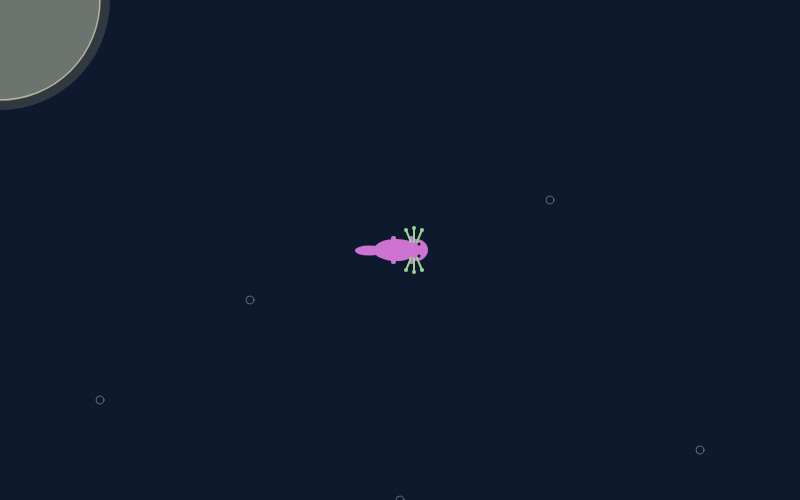
Frame 1 (no input)
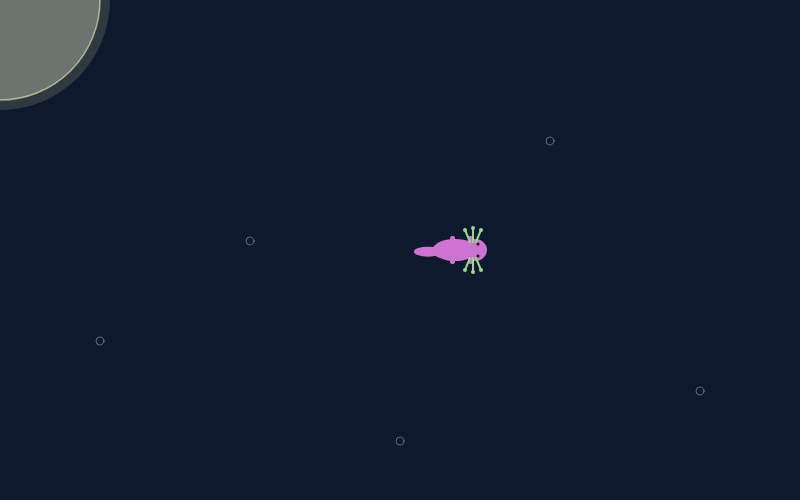
Frame 60 (no input)
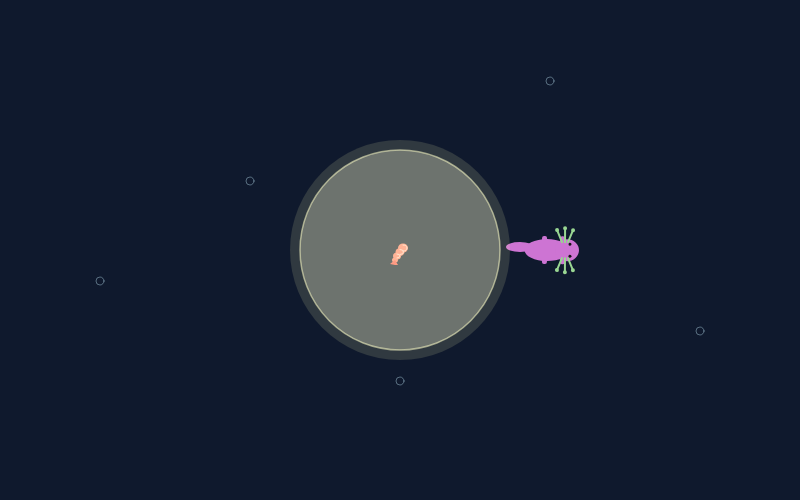
Frame 120 (the mouse pressed at the canvas centre since frame 60)

The p5.js sketch that drew these frames (run headless with seeded random() and noise() and a simulated clock; from frame 60 on, the mouse is pressed at the canvas centre):

// p5.js sketch
// ── sketch.js
let x, y;
let angle = 0;
let speed = 2;

let bodyR, bodyG, bodyB;
let gillR, gillG, gillB;

let lightFrames = 0;
let isOverheated = false;

let starveFrames = 0;
let maxStarveFrames = 1200;
let isDead = false;

let foodX = [];
let foodY = [];
let trailX = [];
let trailY = [];

let bubbleX = [100, 250, 400, 550, 700];
let bubbleY = [400, 300, 500, 200, 450];

let lightR = 100;
let boxR = 70;

function setup() {
  createCanvas(800, 500);
  x = width / 2;
  y = height / 2;
  
  randomizeColor();
}

function draw() {
  background(15, 25, 45);
  
  drawBubbles();
  updateLtoloxa();
  
  if (!isDead) {
    drawTrail();
  }
  
  drawFood();
  
  push();
  translate(x, y);
  rotate(angle);
  if (isDead) {
    drawSkeleton();
  } else {
    drawCreature();
  }
  pop();
  
  drawFlashlight();
}

function randomizeColor() {
  bodyR = floor(random(80, 255));
  bodyG = floor(random(80, 255));
  bodyB = floor(random(80, 255));

  gillR = floor(random(100, 255));
  gillG = floor(random(50, 255));
  gillB = floor(random(100, 255));
}

function drawCreature() {
  let wiggle = sin(frameCount * 0.15) * 4;
  
  let curBodyR = isOverheated ? 255 : bodyR;
  let curBodyG = isOverheated ? 30 : bodyG;
  let curBodyB = isOverheated ? 30 : bodyB;

  let curGillR = isOverheated ? 255 : gillR;
  let curGillG = isOverheated ? 100 : gillG;
  let curGillB = isOverheated ? 0 : gillB;

  drawLeg(-10, -14, curBodyR, curBodyG, curBodyB);
  drawLeg(-10, 6, curBodyR, curBodyG, curBodyB);
  drawLeg(8, -14, curBodyR, curBodyG, curBodyB);
  drawLeg(8, 6, curBodyR, curBodyG, curBodyB);
  
  drawBody(wiggle, curBodyR, curBodyG, curBodyB);
  
  drawFeeler(10, -8, 5, -20, curGillR, curGillG, curGillB);
  drawFeeler(13, -8, 13, -22, curGillR, curGillG, curGillB);
  drawFeeler(16, -8, 21, -20, curGillR, curGillG, curGillB);
  drawFeeler(10, 8, 5, 20, curGillR, curGillG, curGillB);
  drawFeeler(13, 8, 13, 22, curGillR, curGillG, curGillB);
  drawFeeler(16, 8, 21, 20, curGillR, curGillG, curGillB);
  
  drawEyes();
}

function drawSkeleton() {
  let boneColor = color(220, 225, 230);
  let wiggle = sin(frameCount * 0.05) * 2;
  
  stroke(boneColor);
  strokeWeight(2);
  line(-40, 0, 20, 0);
  
  line(10, -6, 10, 6);
  line(0, -8, 0, 8);
  line(-10, -8, -10, 8);
  line(-20, -7, -20, 7);
  line(-30, -5, -30, 5);
  
  line(-40, 0, -55, wiggle);
  line(-55, wiggle, -68, wiggle * 1.5);

  line(8, -5, 12, -13);
  line(8, 5, 12, 13);
  line(-10, -5, -12, -13);
  line(-10, 5, -12, 13);
  
  noFill();
  stroke(boneColor);
  ellipse(15, 0, 22, 18);
  
  fill(15, 25, 45);
  noStroke();
  circle(18, -5, 4);
  circle(18, 5, 4);
  
  stroke(180, 190, 200);
  strokeWeight(1.5);
  line(10, -8, 4, -18);
  line(13, -8, 12, -20);
  line(16, -8, 20, -18);
  line(10, 8, 4, 18);
  line(13, 8, 12, 20);
  line(16, 8, 20, 18);
}

function drawBody(w, r, g, b) {
  noStroke();
  fill(r, g, b);
  ellipse(-5, 0, 45, 22);
  ellipse(15, 0, 24, 22);
  ellipse(-32, w, 28, 10);
}

function drawLeg(lx, ly, r, g, b) {
  noStroke();
  fill(r, g, b);
  rect(lx, ly, 5, 8, 2);
}

function drawFeeler(x1, y1, x2, y2, r, g, b) {
  stroke(r, g, b);
  strokeWeight(2);
  line(x1, y1, x2, y2);
  
  noStroke();
  fill(r, g, b);
  circle(x2, y2, 4);
}

function drawEyes() {
  noStroke();
  fill(20);
  circle(18, -6, 3);
  circle(18, 6, 3);
}

function drawBubbles() {
  noFill();
  stroke(200, 240, 255, 100);
  strokeWeight(1);
  for (let i = 0; i < bubbleX.length; i++) {
    circle(bubbleX[i], bubbleY[i], 8);
    bubbleY[i] = bubbleY[i] - 1;
    if (bubbleY[i] < 0) {
      bubbleY[i] = height;
    }
  }
}

function updateLtoloxa() {
  if (isDead) {
    if (y < height - boxR) {
      y = y + 0.5;
    }
    return;
  }

  starveFrames = starveFrames + 1;
  if (starveFrames >= maxStarveFrames) {
    isDead = true;
  }

  let dMouse = dist(mouseX, mouseY, x, y);
  if (dMouse < lightR) {
    lightFrames = lightFrames + 1;
  } else {
    if (lightFrames > 0) {
      lightFrames = lightFrames - 1;
    }
  }
  isOverheated = (lightFrames >= 300);

  let safeFoodIndex = -1;
  for (let i = 0; i < foodX.length; i++) {
    let dFoodLight = dist(mouseX, mouseY, foodX[i], foodY[i]);
    if (dFoodLight >= lightR) {
      safeFoodIndex = i;
      break;
    }
  }

  let targetAngle = angle;
  let moveSpeed = speed;

  if (dMouse < lightR) {
    targetAngle = atan2(y - mouseY, x - mouseX);
    moveSpeed = speed * (isOverheated ? 3.5 : 2.5);
  } else if (safeFoodIndex != -1) {
    let targetX = foodX[safeFoodIndex];
    let targetY = foodY[safeFoodIndex];
    let dFood = dist(x, y, targetX, targetY);
    targetAngle = atan2(targetY - y, targetX - x);
    moveSpeed = speed * 1.2;
    
    if (dFood < 15) {
      foodX.splice(safeFoodIndex, 1);
      foodY.splice(safeFoodIndex, 1);
      randomizeColor();
      starveFrames = 0;
    }
  } else {
    if (random(1) < 0.02) {
      targetAngle = targetAngle + random(-0.5, 0.5);
    }
    moveSpeed = speed * 0.5;
  }

  let diff = targetAngle - angle;
  while (diff < -PI) diff = diff + TWO_PI;
  while (diff > PI) diff = diff - TWO_PI;
  angle = angle + diff * 0.1;

  x = x + cos(angle) * moveSpeed;
  y = y + sin(angle) * moveSpeed;

  if (x < boxR) {
    x = boxR;
    if (cos(angle) < 0) angle = atan2(sin(angle), -cos(angle));
  } else if (x > width - boxR) {
    x = width - boxR;
    if (cos(angle) > 0) angle = atan2(sin(angle), -cos(angle));
  }

  if (y < boxR) {
    y = boxR;
    if (sin(angle) < 0) angle = atan2(-sin(angle), cos(angle));
  } else if (y > height - boxR) {
    y = height - boxR;
    if (sin(angle) > 0) angle = atan2(-sin(angle), cos(angle));
  }

  trailX.push(x);
  trailY.push(y);
  if (trailX.length > 15) {
    trailX.shift();
    trailY.shift();
  }
}

function drawTrail() {
  noStroke();
  let curR = isOverheated ? 255 : bodyR;
  let curG = isOverheated ? 30 : bodyG;
  let curB = isOverheated ? 30 : bodyB;
  fill(curR, curG, curB, 80);
  for (let i = 0; i < trailX.length; i++) {
    let sz = i * 0.6;
    circle(trailX[i], trailY[i], sz);
  }
}

function drawFood() {
  for (let i = 0; i < foodX.length; i++) {
    push();
    translate(foodX[i], foodY[i]);
    
    noStroke();
    fill(255, 130, 110);
    ellipse(3, -2, 10, 9);
    ellipse(0, 2, 9, 8);
    ellipse(-3, 6, 8, 7);
    ellipse(-5, 10, 6, 5);
    
    fill(255, 90, 80);
    triangle(-5, 10, -10, 14, -5, 15);
    triangle(-5, 10, -2, 15, -5, 15);
    
    stroke(255, 210, 200);
    strokeWeight(1);
    noFill();
    arc(3, -2, 8, 6, -HALF_PI, HALF_PI);
    arc(0, 2, 7, 5, -HALF_PI, HALF_PI);
    arc(-3, 6, 6, 4, -HALF_PI, HALF_PI);
    
    pop();
  }
}

function drawFlashlight() {
  noStroke();
  fill(255, 255, 180, 35);
  circle(mouseX, mouseY, lightR * 2.2);
  fill(255, 255, 220, 75);
  circle(mouseX, mouseY, lightR * 2);

  noFill();
  stroke(255, 255, 200, 140);
  strokeWeight(1.5);
  circle(mouseX, mouseY, lightR * 2);
}

function mousePressed() {
  if (foodX.length < 5) {
    foodX.push(mouseX);
    foodY.push(mouseY);
  }
}
